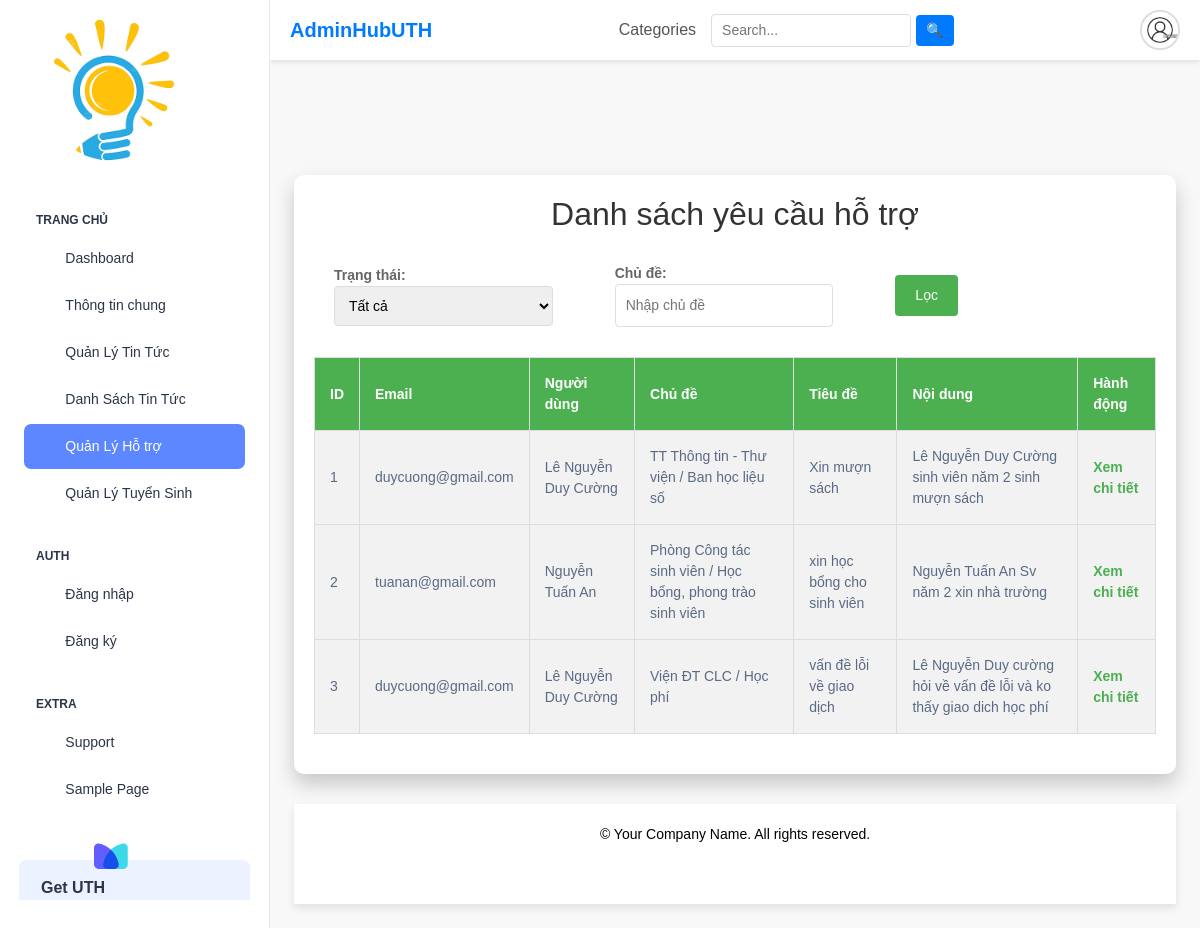
The app's page /admin_support_requests/, older data.
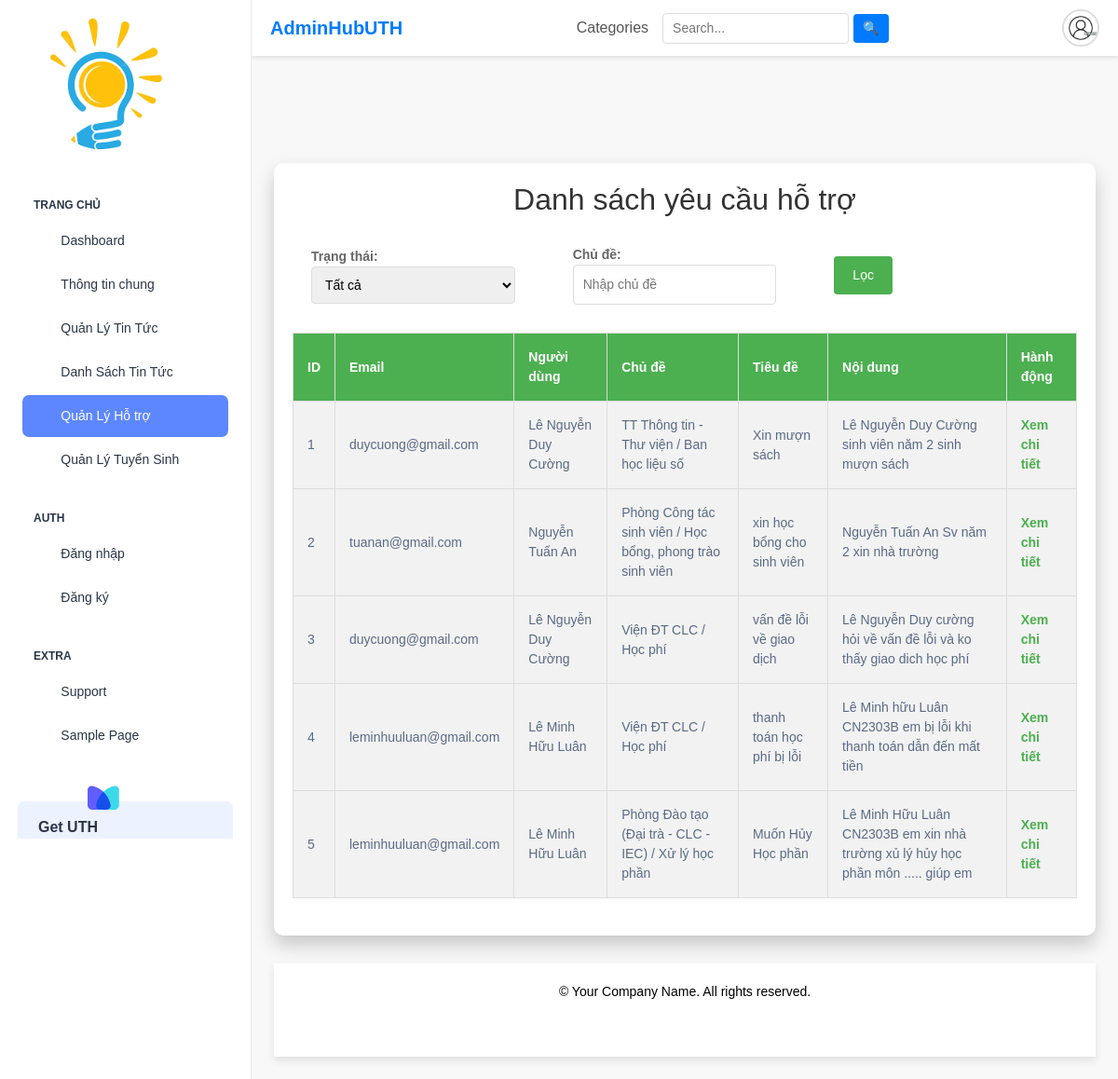
The same page, newer data.
### app/models.py (models this page shows, shortened)
class SupportRequest(models.Model):
    email = models.EmailField(max_length=120)
    user = models.CharField(max_length=80)
    topic = models.CharField(max_length=120)
    request_title = models.CharField(max_length=200)
    request_content = models.TextField()
    attachment = models.FileField(upload_to='uploads/', null=True, blank=True)
    response = models.TextField(null=True, blank=True)
    created_at = models.DateTimeField(auto_now_add=True)  # Thêm trường created_at
    response_date = models.DateTimeField(null=True, blank=True)  # Thêm trường response_date
    STATUS_CHOICES = [
        ('open', 'Open'),
        ('closed', 'Closed'),
    ]
    status = models.CharField(max_length=10, choices=STATUS_CHOICES, default='open')  # Thêm trường status

### app/views.py (the view)
# urls.py: path('admin_support_requests/', views.admin_support_requests, name='admin_support_requests'),
def admin_support_requests(request):
    requests = SupportRequest.objects.all()
    return render(request, 'app/support/admin_support_requests.html', {'requests': requests})

### app/templates/app/support/admin_support_requests.html (shortened to what this page needs)
{% extends "app/home_dashboard.html" %} {% block content %}
<div class="container_t5">
  <h1 class="header_t5">Danh sách yêu cầu hỗ trợ</h1>
  <form method="GET" class="filter-form_t5">
    <div class="filter-form-group_t5">
      <label for="status" class="label_t5">Trạng thái:</label>
      <select name="status" id="status" class="select_t5">
        <option value="">Tất cả</option>
      </select>
    </div>
    <div class="filter-form-group_t5">
      <label for="topic" class="label_t5">Chủ đề:</label>
      <input
        type="text"
        name="topic"
        id="topic"
        placeholder="Nhập chủ đề"
        class="input_t5"
      />
    </div>
    <div class="filter-form-group_t5">
      <button type="submit" class="button_t5">Lọc</button>
    </div>
  </form>
  <table class="table_t5">
    <thead>
      <tr>
        <th class="th_t5">ID</th>
        <th class="th_t5">Email</th>
        <th class="th_t5">Người dùng</th>
        <th class="th_t5">Chủ đề</th>
        <th class="th_t5">Tiêu đề</th>
        <th class="th_t5">Nội dung</th>
        <th class="th_t5">Hành động</th>
      </tr>
    </thead>
    <tbody>
      {% for request in requests %}
      <tr class="tr-even_t5">
        <td class="td_t5">{{ request.id }}</td>
        <td class="td_t5">{{ request.email }}</td>
        <td class="td_t5">{{ request.user }}</td>
        <td class="td_t5">{{ request.topic }}</td>
        <td class="td_t5">{{ request.request_title }}</td>
        <td class="td_t5">{{ request.request_content }}</td>
        <td class="td_t5">
          <a class="link_t5" href="{% url 'view_details' request.id %}"
            >Xem chi tiết</a
          >
        </td>
      </tr>
      {% endfor %}
    </tbody>
  </table>
</div>
{% endblock %}

Row changes from the older to the newer data that the page shows:
added SupportRequest: id "4", email "leminhuuluan@gmail.com", user "Lê Minh Hữu Luân", topic "Viện ĐT CLC / Học phí", request_title "thanh toán học phí bị lỗi", request_content "Lê Minh hữu Luân CN2303B em bị lỗi khi thanh toán dẫn đến mất tiền"
added SupportRequest: id "5", email "leminhuuluan@gmail.com", user "Lê Minh Hữu Luân", topic "Phòng Đào tạo (Đại trà - CLC - IEC) / Xử lý học phần", request_title "Muốn Hủy Học phần", request_content "Lê Minh Hữu Luân CN2303B em xin nhà trường xủ lý hủy học phần môn ..... giúp em"
